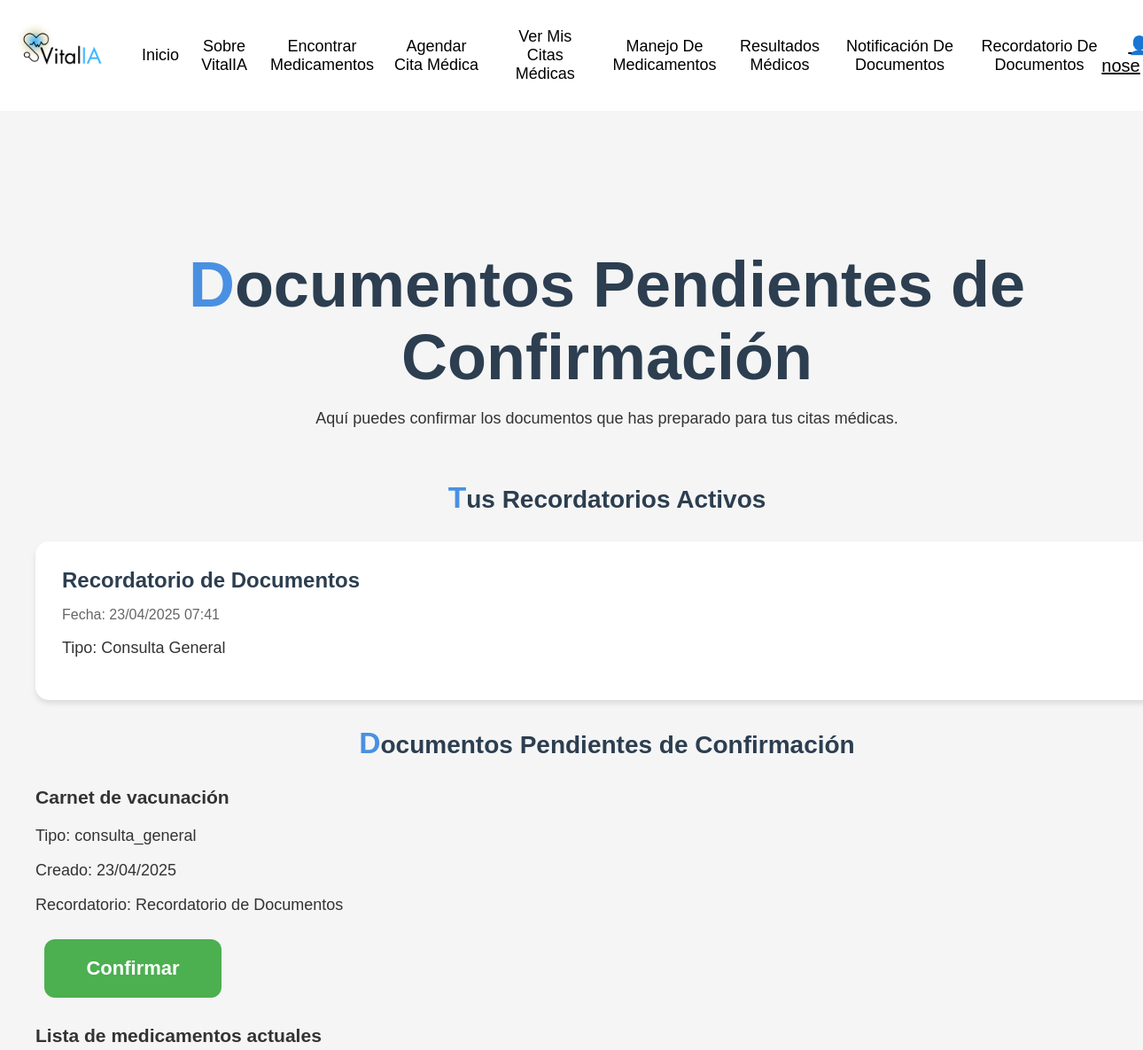
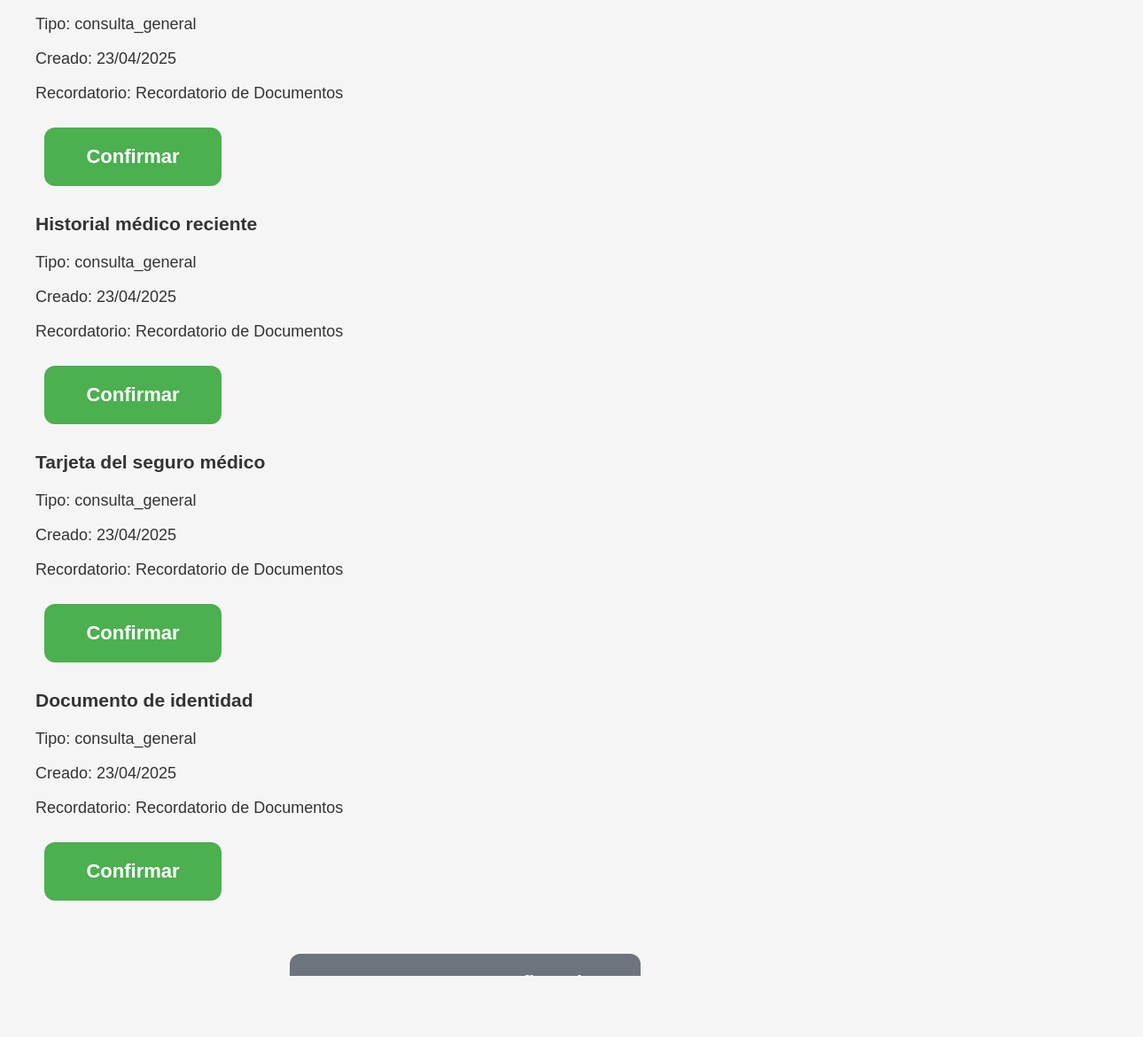
The page /document-notification/documentos-pendientes/ (signed in) on the database its author committed (2 pictures, top to bottom).
### documents_notification_vitalia/reminder_app/models.py (models this page shows, shortened)
class Reminder(models.Model):
    APPOINTMENT_TYPES = [
        ('consulta_general', 'Consulta General'),
        ('consulta_especialista', 'Consulta con Especialista'),
        ('analisis_clinico', 'Análisis Clínico'),
        ('vacunacion', 'Vacunación'),
        ('otros', 'Otros'),
    ]
    user = models.ForeignKey(User, on_delete=models.CASCADE, null=True, blank=True)
    title = models.CharField(max_length=200, help_text="Título del recordatorio", default="Recordatorio de Documentos")
    appointment_type = models.CharField(max_length=50, choices=APPOINTMENT_TYPES, default='otros')
    appointment_date = models.DateTimeField()
    documents = models.TextField(help_text="Lista de documentos necesarios")
    description = models.TextField(blank=True, help_text="Descripción adicional del recordatorio")
    created_at = models.DateTimeField(default=timezone.now)
    is_active = models.BooleanField(default=True)
    notification_sent = models.BooleanField(default=False)
    class Meta:
        ordering = ['appointment_date']
        verbose_name = 'Recordatorio'
        verbose_name_plural = 'Recordatorios'

### documents_notification_vitalia/vitalia_app/models.py (models this page shows, shortened)
class Documento(models.Model):
    reminder = models.ForeignKey('reminder_app.Reminder', on_delete=models.CASCADE, null=True, blank=True)
    nombre = models.CharField(max_length=255)
    tipo = models.CharField(max_length=50)
    estado = models.CharField(max_length=20, default='pendiente')
    fecha_creacion = models.DateTimeField(default=timezone.now)
    fecha_confirmacion = models.DateTimeField(null=True, blank=True)

### documents_notification_vitalia/vitalia_app/views.py (the view)
# urls.py: path('documentos-pendientes/', views.confirmar_documentos, name='documentos_pendientes'),
@login_required
def confirmar_documentos(request):
    Reminder = apps.get_model('reminder_app', 'Reminder')
    recordatorios = Reminder.objects.filter(user=request.user, is_active=True)
    documentos_pendientes = Documento.objects.filter(reminder__user=request.user, estado='pendiente')
    for recordatorio in recordatorios:
        docs_list = [doc.strip() for doc in recordatorio.documents.split('\n') if doc.strip()]
        for doc_nombre in docs_list:
            if not Documento.objects.filter(
                reminder=recordatorio,
                nombre=doc_nombre
            ).exists():
                Documento.objects.create(
                    reminder=recordatorio,
                    nombre=doc_nombre,
                    tipo=recordatorio.appointment_type,
                    estado='pendiente'
                )
    documentos = Documento.objects.filter(reminder__user=request.user, estado='pendiente').order_by('-fecha_creacion')
    documentos = documentos.exclude(nombre='Documento sin nombre').exclude(tipo='general')
    return render(request, 'vitalia_app/documentos_pendientes.html', {
        'documentos': documentos,
        'recordatorios': recordatorios
    })

### documents_notification_vitalia/vitalia_app/templates/vitalia_app/documentos_pendientes.html (shortened to what this page needs)
{% extends 'navbar.html' %}
{% load static %}
{% block content %}
<div class="content">
    <div class="container">
        <div class="page-header">
            <h1>Documentos Pendientes de Confirmación</h1>
            <p>Aquí puedes confirmar los documentos que has preparado para tus citas médicas.</p>
        </div>
        {% if recordatorios %}
        <div class="reminders-section">
            <h2>Tus Recordatorios Activos</h2>
            <div class="reminders-list">
                {% for recordatorio in recordatorios %}
                <div class="reminder-card">
                    <div class="reminder-content">
                        <div class="reminder-details">
                            <h3 class="reminder-title">{{ recordatorio.title }}</h3>
                            <p class="reminder-date">Fecha: {{ recordatorio.appointment_date|date:"d/m/Y H:i" }}</p>
                            <p class="reminder-type">Tipo: {{ recordatorio.get_appointment_type_display }}</p>
                        </div>
                    </div>
                </div>
                {% endfor %}
            </div>
        </div>
        {% endif %}
        <div class="documents-section">
            <h2>Documentos Pendientes de Confirmación</h2>
            {% if documentos %}
            <div class="documents-list">
                {% for documento in documentos %}
                <div class="document-card pending">
                    <div class="document-content">
                        <div class="document-details">
                            <h3 class="document-name">{{ documento.nombre }}</h3>
                            <p class="document-type">Tipo: {{ documento.tipo }}</p>
                            <p class="document-date">Creado: {{ documento.fecha_creacion|date:"d/m/Y" }}</p>
                            {% if documento.reminder %}
                            <p class="document-reminder">Recordatorio: {{ documento.reminder.title }}</p>
                            {% endif %}
                        </div>
                        <div class="document-actions">
                            <form method="post" action="{% url 'vitalia_app:confirmar_documento' documento.id %}">
                                <button type="submit" class="action-button primary-button">Confirmar</button>
                            </form>
                        </div>
                    </div>
                </div>
                {% endfor %}
            </div>
            {% else %}
            <div class="empty-message">
                <p>No tienes documentos pendientes de confirmar.</p>
                <p>Los documentos aparecerán aquí cuando crees recordatorios en la sección de Recordatorios.</p>
                <a href="{% url 'reminder_app:reminder_dashboard' %}" class="action-button primary-button">Ir a Recordatorios</a>
            </div>
            {% endif %}
        </div>
        <div class="button-container">
            <a href="{% url 'vitalia_app:documentos_confirmados' %}" class="action-button secondary-button">Ver Documentos Confirmados</a>
            <a href="{% url 'vitalia_app:inicio' %}" class="action-button secondary-button">Volver a Inicio</a>
        </div>
    </div>
</div>
{% endblock %}

### VItalIA_app/templates/navbar.html (shortened to what this page needs)
<!DOCTYPE html>
{% load static %}
<html lang="es">
<head>
    <link rel="stylesheet" href="{% static 'navbar.css' %}">
    <link rel="stylesheet" href="{% static 'reminder_app/css/styles.css' %}">
</head>
<body>
        <nav class="navbar">
            <div class="logo">
                <img src="{% static 'src/imagenes/logo.png' %}" alt="VitalIA">
            </div>
            <ul class="nav-links">
                <li><a href="/menu/">Inicio</a></li>
                <li><a href="#">Sobre VitalIA</a></li>
                <li><a href="/medication-finder/">Encontrar Medicamentos</a></li>
                <li><a href="/appointments/">Agendar Cita Médica</a></li>
                <li><a href="/appointments/mis-citas/">Ver Mis Citas Médicas</a></li>
                <li><a href="/medication-management/">Manejo De Medicamentos</a></li>
                <li><a href="/testresults/">Resultados Médicos</a></li>
                <li><a href="/document-notification/">Notificación De Documentos</a></li>
                <li><a href="/documents-reminder/">Recordatorio De Documentos</a></li>
            </ul>
            <div class="icons">
                {% if user.is_authenticated %}
                    <a href="{% url 'perfil_usuario' %}" class="username-link">
                        👤 {{ user.username }}
                    </a>
                {% else %}
                    <a href="{% url 'login' %}" class="username-link">Iniciar sesión</a>
                {% endif %}
            </div>
        </nav>
    <div class="content">
        {% block content %}
        {% endblock %}
    </div>
</body>
</html>

### VItalIA_app/static_src/src/navbar.css (style rules this page uses)
.navbar { all: unset; position: fixed; top: 0; left: 0; width: 100%; background-color: #ffffff; color: white; display: flex; align-items: center; justify-content: space-between; padding: 10px 20px; z-index: 1000; }
body { margin: 0; padding: 0; font-family: Arial, sans-serif; padding-top: 80px; }
.logo img { height: 100px; }
.nav-links { list-style: none; display: flex; gap: 20px; align-items: center; text-align: center; }
.nav-links li { display: inline; }
.nav-links a { text-decoration: none; color: black; font-weight: 500; transition: color 0.3s; text-align: center; }
.icons a { margin-left: 15px; font-size: 20px; color: black; }

### documents_notification_vitalia/reminder_app/static/reminder_app/css/styles.css (style rules this page uses)
body { font-family: Arial, sans-serif; background-color: #f5f5f5; color: #333; margin: 0; padding: 0; min-height: 100vh; font-size: 18px; }
.content { min-height: calc(100vh - 120px); padding-top: 120px; background-color: #f5f5f5; }
.container { width: 100%; max-width: 1400px; margin: 0 auto; padding: 40px; }
.page-header { text-align: center; margin-bottom: 60px; }
.page-header h1 { font-size: 72px; color: #2c3e50; margin: 0; padding: 0; }
.page-header h1:first-letter { color: #4A90E2; }
.reminders-list { display: flex; flex-direction: column; gap: 20px; margin: 30px 0; }
.reminder-card { background: white; padding: 30px; border-radius: 15px; box-shadow: 0 4px 6px rgba(0, 0, 0, 0.1); }
.reminder-content { display: flex; justify-content: space-between; align-items: flex-start; gap: 20px; }
.reminder-details { flex: 1; }
.reminder-title { font-size: 24px; color: #2c3e50; margin: 0 0 15px 0; }
.reminder-date { font-size: 16px; color: #666; margin-bottom: 15px; }
.button-container { display: flex; justify-content: center; gap: 20px; margin-top: 40px; flex-wrap: wrap; }
.action-button { padding: 20px 40px; border: none; border-radius: 12px; font-size: 22px; font-weight: 600; cursor: pointer; text-decoration: none; transition: all 0.3s ease; min-width: 200px; text-align: center; display: inline-block; margin: 10px; }
.primary-button { background-color: #4CAF50; color: white; }
.secondary-button { background-color: #6c757d; color: white; }
h2 { font-size: 28px; color: #2c3e50; margin-bottom: 30px; text-align: center; font-weight: bold; }
h2::first-letter { font-size: 120%; color: #4A90E2; }

### rows shown on the page
Reminder: title "Recordatorio de Documentos", appointment_date "23/04/2025 07:41", appointment_type "Consulta General"
Documento: nombre "Carnet de vacunación", tipo "consulta_general", fecha_creacion "23/04/2025", reminder "Recordatorio de Documentos"
Documento: nombre "Lista de medicamentos actuales", tipo "consulta_general", fecha_creacion "23/04/2025", reminder "Recordatorio de Documentos"
Documento: nombre "Historial médico reciente", tipo "consulta_general", fecha_creacion "23/04/2025", reminder "Recordatorio de Documentos"
Documento: nombre "Tarjeta del seguro médico", tipo "consulta_general", fecha_creacion "23/04/2025", reminder "Recordatorio de Documentos"
Documento: nombre "Documento de identidad", tipo "consulta_general", fecha_creacion "23/04/2025", reminder "Recordatorio de Documentos"

### other values the page prints
{{ user.username }} "nose"
